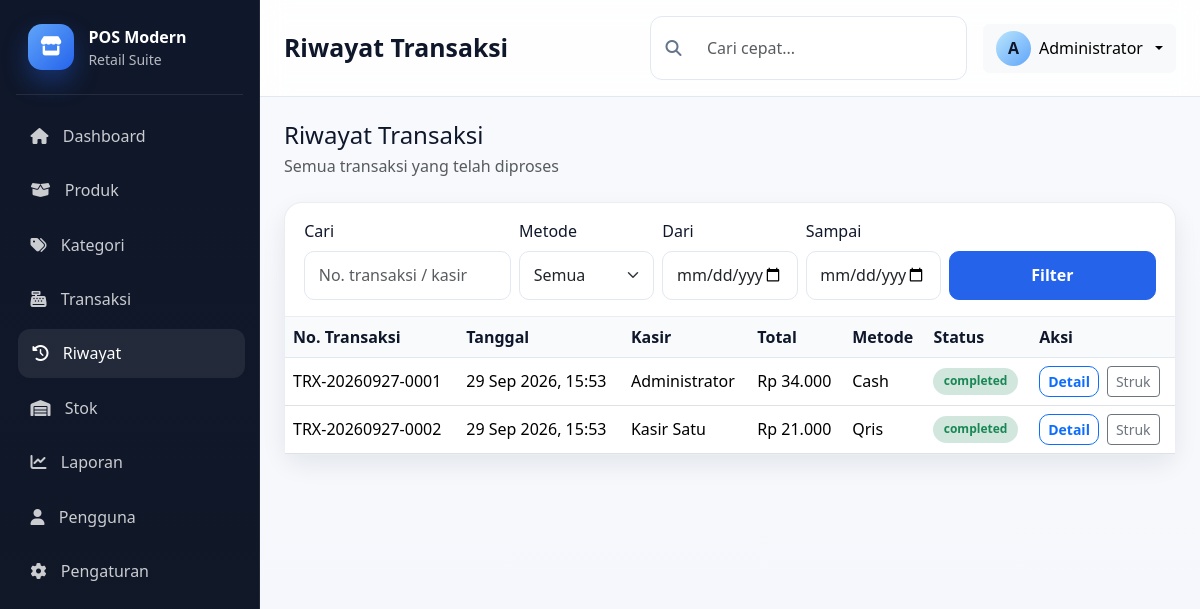
Page /riwayat.php (signed in) on the committed database.
### tables this page shows
CREATE TABLE IF NOT EXISTS `users` (
    `id` INT UNSIGNED AUTO_INCREMENT PRIMARY KEY,
    `username` VARCHAR(50) NOT NULL UNIQUE,
    `password` VARCHAR(255) NOT NULL,
    `full_name` VARCHAR(100) NOT NULL,
    `role` ENUM('admin', 'cashier') NOT NULL DEFAULT 'admin',
    `created_at` TIMESTAMP DEFAULT CURRENT_TIMESTAMP,
    INDEX `idx_users_username` (`username`)
);

CREATE TABLE IF NOT EXISTS `transactions` (
    `id` INT UNSIGNED AUTO_INCREMENT PRIMARY KEY,
    `transaction_number` VARCHAR(50) NOT NULL UNIQUE,
    `user_id` INT UNSIGNED NOT NULL,
    `subtotal` DECIMAL(12,2) NOT NULL DEFAULT 0,
    `discount` DECIMAL(12,2) NOT NULL DEFAULT 0,
    `tax` DECIMAL(12,2) NOT NULL DEFAULT 0,
    `total` DECIMAL(12,2) NOT NULL DEFAULT 0,
    `payment_method` ENUM('cash', 'transfer', 'qris', 'e-wallet') NOT NULL,
    `payment_amount` DECIMAL(12,2) NOT NULL DEFAULT 0,
    `change_amount` DECIMAL(12,2) NOT NULL DEFAULT 0,
    `status` ENUM('completed', 'pending', 'cancelled') NOT NULL DEFAULT 'completed',
    `created_at` TIMESTAMP DEFAULT CURRENT_TIMESTAMP,
    INDEX `idx_transactions_user` (`user_id`),
    INDEX `idx_transactions_created` (`created_at`),
    CONSTRAINT `fk_transactions_user` FOREIGN KEY (`user_id`) REFERENCES `users` (`id`) ON DELETE RESTRICT ON UPDATE CASCADE
);

### config/database.php (called while the page is built, shortened)
<?php
function db_connect(): mysqli
{
    static $connection = null;
    if ($connection === null) {
        $connection = @new mysqli(DB_HOST, DB_USER, DB_PASS, DB_NAME);
        $connection->set_charset('utf8mb4');
    }
    return $connection;
}
function safe_output($value): string
{
    return htmlspecialchars((string) $value, ENT_QUOTES, 'UTF-8');
}
function current_user(): ?array
{
    try {
        $conn = db_connect();
        $stmt = $conn->prepare('SELECT id, username, full_name, role FROM users WHERE id = ? LIMIT 1');
        $stmt->bind_param('i', $_SESSION['user_id']);
        $stmt->execute();
        $result = $stmt->get_result();
        return $result->fetch_assoc() ?: null;
    } catch (Throwable $e) {
        return null;
    }
}
function format_rupiah($value): string
{
    return 'Rp ' . number_format((float) $value, 0, ',', '.');
}
function format_date_time(string $datetime): string
{
    return date('d M Y, H:i', strtotime($datetime));
}

### riwayat.php (the view, shortened to what this page needs)
<?php
require_once __DIR__ . '/config/database.php';
$pageTitle = 'Riwayat Transaksi';
$conn = db_connect();
$search = trim($_GET['search'] ?? '');
$dateFrom = $_GET['date_from'] ?? '';
$dateTo = $_GET['date_to'] ?? '';
$sql = 'SELECT t.*, u.full_name AS cashier FROM transactions t JOIN users u ON u.id = t.user_id WHERE 1=1';
$sql .= ' ORDER BY t.created_at DESC';
$stmt = $conn->prepare($sql);
$stmt->execute();
$transactions = $stmt->get_result();
require_once __DIR__ . '/includes/header.php';
require_once __DIR__ . '/includes/sidebar.php';
?>
<div class="main-panel">
    <?php require_once __DIR__ . '/includes/navbar.php'; ?>
    <div class="content-wrapper">
        <div class="d-flex justify-content-between align-items-center flex-wrap gap-3 mb-4">
            <div>
                <h4 class="mb-1">Riwayat Transaksi</h4>
                <p class="text-muted mb-0">Semua transaksi yang telah diproses</p>
            </div>
        </div>
        <div class="table-card">
            <div class="card-header">
                <form method="GET" class="row g-2 align-items-end">
                    <div class="col-md-3">
                        <label class="form-label">Cari</label>
                        <input type="text" name="search" class="form-control" value="<?php echo safe_output($search); ?>" placeholder="No. transaksi / kasir">
                    </div>
                    <div class="col-md-2">
                        <label class="form-label">Metode</label>
                        <select name="payment_method" class="form-select">
                            <option value="">Semua</option>
                        </select>
                    </div>
                    <div class="col-md-2">
                        <label class="form-label">Dari</label>
                        <input type="date" name="date_from" class="form-control" value="<?php echo safe_output($dateFrom); ?>">
                    </div>
                    <div class="col-md-2">
                        <label class="form-label">Sampai</label>
                        <input type="date" name="date_to" class="form-control" value="<?php echo safe_output($dateTo); ?>">
                    </div>
                    <div class="col-md-3">
                        <button type="submit" class="btn btn-primary w-100">Filter</button>
                    </div>
                </form>
            </div>
            <div class="card-body p-0">
                <div class="table-responsive">
                    <table class="table datatable mb-0">
                        <thead>
                            <tr>
                                <th>No. Transaksi</th>
                                <th>Tanggal</th>
                                <th>Kasir</th>
                                <th>Total</th>
                                <th>Metode</th>
                                <th>Status</th>
                                <th>Aksi</th>
                            </tr>
                        </thead>
                        <tbody>
                            <?php if ($transactions && $transactions->num_rows > 0): ?>
                                <?php while ($transaction = $transactions->fetch_assoc()): ?>
                                    <tr>
                                        <td><?php echo safe_output($transaction['transaction_number']); ?></td>
                                        <td><?php echo format_date_time($transaction['created_at']); ?></td>
                                        <td><?php echo safe_output($transaction['cashier']); ?></td>
                                        <td><?php echo format_rupiah($transaction['total']); ?></td>
                                        <td><?php echo ucfirst(str_replace('-', ' ', $transaction['payment_method'])); ?></td>
                                        <td><span class="badge bg-success-subtle text-success"><?php echo safe_output($transaction['status']); ?></span></td>
                                        <td>
                                            <div class="d-flex gap-2">
                                                <button class="btn btn-sm btn-outline-primary view-detail" data-id="<?php echo (int) $transaction['id']; ?>">Detail</button>
                                                <a href="receipt.php?id=<?php echo (int) $transaction['id']; ?>" target="_blank" class="btn btn-sm btn-outline-secondary">Struk</a>
                                            </div>
                                        </td>
                                    </tr>
                                <?php endwhile; ?>
                            <?php else: ?>
                                <tr>
                                    <td colspan="7" class="text-center py-4 text-muted">Belum ada transaksi.</td>
                                </tr>
                            <?php endif; ?>
                        </tbody>
                    </table>
                </div>
            </div>
        </div>
    </div>
</div>
<?php require_once __DIR__ . '/includes/footer.php'; ?>

### includes/navbar.php (shortened to what this page needs)
<?php
$currentUser = current_user();
?>
<header class="topbar">
    <div class="d-flex align-items-center justify-content-between w-100 gap-3">
        <div class="d-flex align-items-center gap-3">
            <div>
                <h4 class="page-title mb-0"><?php echo isset($pageTitle) ? safe_output($pageTitle) : 'Dashboard'; ?></h4>
            </div>
        </div>
        <div class="d-flex align-items-center gap-3">
            <div class="topbar-search d-none d-md-flex">
                <i class="fa-solid fa-search"></i>
                <input type="text" placeholder="Cari cepat..." class="form-control border-0 shadow-none">
            </div>
            <div class="dropdown">
                <button class="btn btn-light dropdown-toggle d-flex align-items-center gap-2" type="button" data-bs-toggle="dropdown">
                    <span class="avatar-circle"><?php echo strtoupper(substr($currentUser['full_name'] ?? 'U', 0, 1)); ?></span>
                    <span><?php echo safe_output($currentUser['full_name'] ?? 'User'); ?></span>
                </button>
            </div>
        </div>
    </div>
</header>

### assets/css/style.css (style rules this page uses)
:root { --primary: #0f172a; --primary-soft: #1e293b; --secondary: #f1f5f9; --accent: #2563eb; --accent-soft: #dbeafe; --success: #10b981; --warning: #f59e0b; --danger: #ef4444; --muted: #64748b; --border: #e2e8f0; --white: #ffffff; --shadow: 0 10px 25px rgba(15, 23, 42, 0.08); }
* { box-sizing: border-box; }
html, body { margin: 0; padding: 0; font-family: 'Segoe UI', Tahoma, Geneva, Verdana, sans-serif; background: linear-gradient(180deg, #f8fafc 0%, #eef2ff 100%); color: var(--primary); }
body { min-height: 100vh; }
button, input, select { font: inherit; }
.main-panel { flex: 1; min-width: 0; display: flex; flex-direction: column; background: rgba(248, 250, 252, 0.7); }
.topbar { background: rgba(255,255,255,0.85); backdrop-filter: blur(12px); border-bottom: 1px solid var(--border); padding: 1rem 1.5rem; position: sticky; top: 0; z-index: 500; display: flex; align-items: center; justify-content: space-between; }
.page-title { font-size: 1.55rem; font-weight: 700; }
.topbar-search { align-items: center; gap: 0.75rem; background: var(--white); border-radius: 12px; padding: 0.5rem 0.9rem; border: 1px solid var(--border); min-width: 240px; }
.topbar-search i { color: var(--muted); }
.avatar-circle { width: 35px; height: 35px; border-radius: 50%; background: linear-gradient(135deg, #bae6fd, #60a5fa); color: var(--primary); display: grid; place-items: center; font-weight: 700; }
.content-wrapper { padding: 1.5rem; flex: 1; }
.chart-card, .table-card, .form-card, .pos-card { background: var(--white); border: 1px solid rgba(148,163,184,0.2); border-radius: 18px; box-shadow: var(--shadow); }
.card-header { background: transparent; border-bottom: 1px solid rgba(148,163,184,0.2); padding: 1rem 1.2rem; }
.card-body { padding: 1.2rem; }
.table thead th { background: #f8fafc; color: var(--primary); font-weight: 700; border-bottom: 1px solid var(--border); }
.table tbody td { vertical-align: middle; }
.btn-primary { background: var(--accent); border-color: var(--accent); border-radius: 10px; padding: 0.7rem 1rem; font-weight: 600; }
.btn-outline-primary { border-radius: 10px; font-weight: 600; }
.form-control, .form-select { border-radius: 10px; border: 1px solid var(--border); padding: 0.7rem 0.85rem; }
.badge { font-size: 0.75rem; border-radius: 999px; padding: 0.45rem 0.65rem; }

### rows in the picture
users: full_name "A", full_name "Administrator"
transactions: transaction_number "TRX-20260927-0001", created_at "29 Sep 2026, 15:53", user.full_name "Administrator", total "Rp 34.000", payment_method "Cash", status "completed"
transactions: transaction_number "TRX-20260927-0002", created_at "29 Sep 2026, 15:53", user.full_name "Kasir Satu", total "Rp 21.000", payment_method "Qris", status "completed"

### other values in the picture
safe_output($item['title']) "Dashboard"
safe_output($item['title']) "Produk"
safe_output($item['title']) "Kategori"
safe_output($item['title']) "Transaksi"
safe_output($item['title']) "Riwayat"
safe_output($item['title']) "Stok"
safe_output($item['title']) "Laporan"
safe_output($item['title']) "Pengguna"
safe_output($item['title']) "Pengaturan"
safe_output($pageTitle) "Riwayat Transaksi"
